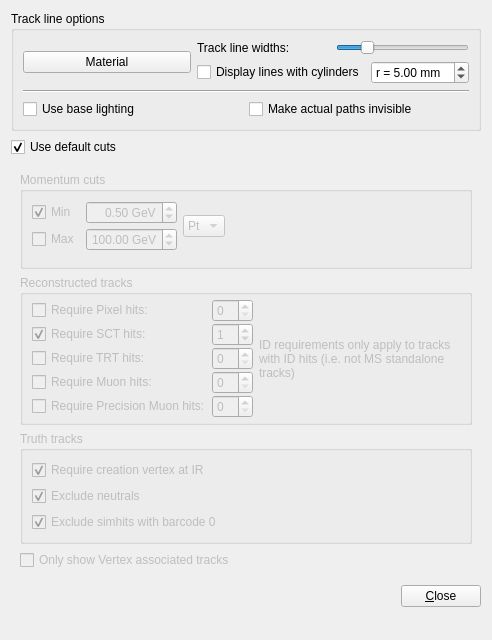
<?xml version="1.0" encoding="UTF-8"?>
<ui version="4.0">
 <class>TrackCollectionSettingsForm</class>
 <widget class="QWidget" name="TrackCollectionSettingsForm">
  <property name="geometry">
   <rect>
    <x>0</x>
    <y>0</y>
    <width>492</width>
    <height>640</height>
   </rect>
  </property>
  <property name="windowTitle">
   <string>Form</string>
  </property>
  <layout class="QVBoxLayout" name="verticalLayout_5">
   <item>
    <widget class="QGroupBox" name="groupBox_4">
     <property name="title">
      <string>Track line options</string>
     </property>
     <property name="checkable">
      <bool>false</bool>
     </property>
     <layout class="QVBoxLayout" name="verticalLayout_3">
      <item>
       <layout class="QHBoxLayout" name="horizontalLayout_4">
        <item>
         <widget class="VP1MaterialButton" name="pushButton_matButton">
          <property name="text">
           <string>Material</string>
          </property>
         </widget>
        </item>
        <item>
         <layout class="QVBoxLayout" name="verticalLayout">
          <item>
           <layout class="QHBoxLayout" name="horizontalLayout_2">
            <item>
             <widget class="QLabel" name="label_4">
              <property name="text">
               <string>Track line widths:</string>
              </property>
             </widget>
            </item>
            <item>
             <widget class="QSlider" name="horizontalSlider_trackWidth">
              <property name="sizePolicy">
               <sizepolicy hsizetype="Preferred" vsizetype="Fixed">
                <horstretch>0</horstretch>
                <verstretch>0</verstretch>
               </sizepolicy>
              </property>
              <property name="minimumSize">
               <size>
                <width>100</width>
                <height>0</height>
               </size>
              </property>
              <property name="maximum">
               <number>100</number>
              </property>
              <property name="singleStep">
               <number>10</number>
              </property>
              <property name="value">
               <number>20</number>
              </property>
              <property name="orientation">
               <enum>Qt::Horizontal</enum>
              </property>
             </widget>
            </item>
           </layout>
          </item>
          <item>
           <layout class="QHBoxLayout" name="horizontalLayout">
            <item>
             <widget class="QCheckBox" name="checkBox_trackTubes">
              <property name="text">
               <string>Display lines with cylinders</string>
              </property>
             </widget>
            </item>
            <item>
             <widget class="QDoubleSpinBox" name="doubleSpinBox_trackTubesRadiusMM">
              <property name="prefix">
               <string>r = </string>
              </property>
              <property name="suffix">
               <string> mm</string>
              </property>
              <property name="minimum">
               <double>0.010000000000000</double>
              </property>
              <property name="value">
               <double>5.000000000000000</double>
              </property>
             </widget>
            </item>
           </layout>
          </item>
         </layout>
        </item>
       </layout>
      </item>
      <item>
       <widget class="Line" name="line">
        <property name="orientation">
         <enum>Qt::Horizontal</enum>
        </property>
       </widget>
      </item>
      <item>
       <layout class="QHBoxLayout" name="horizontalLayout_3">
        <item>
         <widget class="QCheckBox" name="checkBox_tracksUseBaseLightModel">
          <property name="toolTip">
           <string>Use a less advanced light model for the tracks. This might lead to more clearly visible tracks (but transparency will not be taken into account)</string>
          </property>
          <property name="text">
           <string>Use base lighting</string>
          </property>
         </widget>
        </item>
        <item>
         <widget class="QCheckBox" name="checkBox_hideactualpaths">
          <property name="toolTip">
           <string>Do not display the actual tracks. Projections and other track details (measurements, errors, ...) will still be shown.</string>
          </property>
          <property name="text">
           <string>Make actual paths invisible</string>
          </property>
         </widget>
        </item>
       </layout>
      </item>
     </layout>
    </widget>
   </item>
   <item>
    <widget class="QCheckBox" name="checkBox_defaultCuts">
     <property name="text">
      <string>Use default cuts</string>
     </property>
     <property name="checked">
      <bool>true</bool>
     </property>
    </widget>
   </item>
   <item>
    <widget class="QWidget" name="cuts" native="true">
     <property name="enabled">
      <bool>false</bool>
     </property>
     <layout class="QVBoxLayout" name="verticalLayout_4">
      <item>
       <widget class="QGroupBox" name="groupBox_cuts_momentum">
        <property name="title">
         <string>Momentum cuts</string>
        </property>
        <layout class="QVBoxLayout" name="verticalLayout_2">
         <item>
          <layout class="QHBoxLayout" name="horizontalLayout_5">
           <item>
            <layout class="QGridLayout" name="_5">
             <property name="verticalSpacing">
              <number>4</number>
             </property>
             <item row="0" column="0">
              <widget class="QCheckBox" name="checkBox_cut_minpt">
               <property name="text">
                <string>Min</string>
               </property>
               <property name="checked">
                <bool>true</bool>
               </property>
              </widget>
             </item>
             <item row="0" column="1">
              <widget class="QDoubleSpinBox" name="doubleSpinBox_cut_minpt_gev">
               <property name="alignment">
                <set>Qt::AlignRight|Qt::AlignTrailing|Qt::AlignVCenter</set>
               </property>
               <property name="suffix">
                <string> GeV</string>
               </property>
               <property name="maximum">
                <double>999.990000000000009</double>
               </property>
               <property name="singleStep">
                <double>0.100000000000000</double>
               </property>
               <property name="value">
                <double>0.500000000000000</double>
               </property>
              </widget>
             </item>
             <item row="1" column="0">
              <widget class="QCheckBox" name="checkBox_cut_maxpt">
               <property name="text">
                <string>Max</string>
               </property>
              </widget>
             </item>
             <item row="1" column="1">
              <widget class="QDoubleSpinBox" name="doubleSpinBox_cut_maxpt_gev">
               <property name="alignment">
                <set>Qt::AlignRight|Qt::AlignTrailing|Qt::AlignVCenter</set>
               </property>
               <property name="suffix">
                <string> GeV</string>
               </property>
               <property name="maximum">
                <double>999.990000000000009</double>
               </property>
               <property name="singleStep">
                <double>0.100000000000000</double>
               </property>
               <property name="value">
                <double>100.000000000000000</double>
               </property>
              </widget>
             </item>
            </layout>
           </item>
           <item>
            <widget class="QComboBox" name="comboBox_momtype">
             <item>
              <property name="text">
               <string>Pt</string>
              </property>
             </item>
             <item>
              <property name="text">
               <string>P</string>
              </property>
             </item>
            </widget>
           </item>
           <item>
            <spacer name="horizontalSpacer">
             <property name="orientation">
              <enum>Qt::Horizontal</enum>
             </property>
             <property name="sizeHint" stdset="0">
              <size>
               <width>13</width>
               <height>20</height>
              </size>
             </property>
            </spacer>
           </item>
          </layout>
         </item>
         <item>
          <widget class="VP1EtaPhiCutWidget" name="etaPhiCutWidget" native="true"/>
         </item>
        </layout>
       </widget>
      </item>
      <item>
       <widget class="QGroupBox" name="groupBox_cuts_reconstructed">
        <property name="title">
         <string>Reconstructed tracks</string>
        </property>
        <layout class="QHBoxLayout" name="horizontalLayout_6">
         <property name="topMargin">
          <number>4</number>
         </property>
         <property name="rightMargin">
          <number>7</number>
         </property>
         <property name="bottomMargin">
          <number>4</number>
         </property>
         <item>
          <layout class="QGridLayout" name="gridLayout_lala">
           <property name="spacing">
            <number>1</number>
           </property>
           <item row="1" column="0">
            <widget class="QCheckBox" name="checkBox_cut_nhits_pixel">
             <property name="toolTip">
              <string>Hide tracks without this many pixel hits. Only applies to tracks with ID information.</string>
             </property>
             <property name="text">
              <string>Require Pixel hits:</string>
             </property>
            </widget>
           </item>
           <item row="1" column="1">
            <widget class="QSpinBox" name="spinBox_cut_nhits_pixel"/>
           </item>
           <item row="2" column="0">
            <widget class="QCheckBox" name="checkBox_cut_nhits_sct">
             <property name="toolTip">
              <string>Hide tracks without this many SCT hits. Only applies to tracks with ID information.</string>
             </property>
             <property name="text">
              <string>Require SCT hits:</string>
             </property>
             <property name="checked">
              <bool>true</bool>
             </property>
            </widget>
           </item>
           <item row="2" column="1">
            <widget class="QSpinBox" name="spinBox_cut_nhits_sct">
             <property name="value">
              <number>1</number>
             </property>
            </widget>
           </item>
           <item row="3" column="0">
            <widget class="QCheckBox" name="checkBox_cut_nhits_trt">
             <property name="toolTip">
              <string>Hide tracks without this many TRT hits. Only applies to tracks with ID information.</string>
             </property>
             <property name="text">
              <string>Require TRT hits:</string>
             </property>
            </widget>
           </item>
           <item row="4" column="1">
            <widget class="QSpinBox" name="spinBox_cut_nhits_muon"/>
           </item>
           <item row="3" column="1">
            <widget class="QSpinBox" name="spinBox_cut_nhits_trt"/>
           </item>
           <item row="4" column="0">
            <widget class="QCheckBox" name="checkBox_cut_nhits_muon">
             <property name="text">
              <string>Require Muon hits:</string>
             </property>
            </widget>
           </item>
           <item row="5" column="0">
            <widget class="QCheckBox" name="checkBox_cut_nprecisionhits_muon">
             <property name="text">
              <string>Require Precision Muon hits:</string>
             </property>
            </widget>
           </item>
           <item row="5" column="1">
            <widget class="QSpinBox" name="spinBox_cut_nprecisionhits_muon"/>
           </item>
          </layout>
         </item>
         <item>
          <widget class="QLabel" name="label">
           <property name="autoFillBackground">
            <bool>false</bool>
           </property>
           <property name="text">
            <string>ID requirements only apply to tracks with ID hits (i.e. not MS standalone tracks)</string>
           </property>
           <property name="wordWrap">
            <bool>true</bool>
           </property>
          </widget>
         </item>
         <item>
          <spacer name="horizontalSpacer_2">
           <property name="orientation">
            <enum>Qt::Horizontal</enum>
           </property>
           <property name="sizeHint" stdset="0">
            <size>
             <width>14</width>
             <height>20</height>
            </size>
           </property>
          </spacer>
         </item>
        </layout>
       </widget>
      </item>
      <item>
       <widget class="QGroupBox" name="groupBox_cuts_truth_tracks">
        <property name="title">
         <string>Truth tracks</string>
        </property>
        <layout class="QHBoxLayout" name="_3">
         <item>
          <layout class="QVBoxLayout" name="_4">
           <item>
            <widget class="QCheckBox" name="checkBox_cut_truthtracks_creationvertexinIR">
             <property name="toolTip">
              <string>&lt;html&gt;&lt;head&gt;&lt;meta name=&quot;qrichtext&quot; content=&quot;1&quot; /&gt;&lt;style type=&quot;text/css&quot;&gt;
p, li { white-space: pre-wrap; }
&lt;/style&gt;&lt;/head&gt;&lt;body style=&quot; font-family:'Sans Serif'; font-size:9pt; font-weight:400; font-style:normal;&quot;&gt;
&lt;p style=&quot; margin-top:0px; margin-bottom:0px; margin-left:0px; margin-right:0px; -qt-block-indent:0; text-indent:0px;&quot;&gt;Secondaries are particles based solely on simhits, or particles with a creation vertex outside the interaction region (|r|&amp;lt;2.8cm, |z|&amp;lt;50cm).&lt;/p&gt;&lt;/body&gt;&lt;/html&gt;</string>
             </property>
             <property name="text">
              <string>Require creation vertex at IR</string>
             </property>
             <property name="checked">
              <bool>true</bool>
             </property>
            </widget>
           </item>
           <item>
            <widget class="QCheckBox" name="checkBox_cut_truthtracks_excludeneutrals">
             <property name="text">
              <string>Exclude neutrals</string>
             </property>
             <property name="checked">
              <bool>true</bool>
             </property>
            </widget>
           </item>
           <item>
            <widget class="QCheckBox" name="checkBox_cut_truthtracks_excludebarcode0">
             <property name="toolTip">
              <string>&lt;html&gt;&lt;head&gt;&lt;meta name=&quot;qrichtext&quot; content=&quot;1&quot; /&gt;&lt;style type=&quot;text/css&quot;&gt;
p, li { white-space: pre-wrap; }
&lt;/style&gt;&lt;/head&gt;&lt;body style=&quot; font-family:'Sans Serif'; font-size:9pt; font-weight:400; font-style:normal;&quot;&gt;
&lt;p style=&quot; margin-top:0px; margin-bottom:0px; margin-left:0px; margin-right:0px; -qt-block-indent:0; text-indent:0px;&quot;&gt;Some simhits will be due to secondary particles without an entry in an HepMC record. Such simhits will be marked as coming from a particle with barcode=0.&lt;/p&gt;&lt;/body&gt;&lt;/html&gt;</string>
             </property>
             <property name="text">
              <string>Exclude simhits with barcode 0</string>
             </property>
             <property name="checked">
              <bool>true</bool>
             </property>
            </widget>
           </item>
          </layout>
         </item>
         <item>
          <spacer>
           <property name="orientation">
            <enum>Qt::Horizontal</enum>
           </property>
           <property name="sizeType">
            <enum>QSizePolicy::Preferred</enum>
           </property>
           <property name="sizeHint" stdset="0">
            <size>
             <width>1</width>
             <height>20</height>
            </size>
           </property>
          </spacer>
         </item>
        </layout>
       </widget>
      </item>
      <item>
       <widget class="QCheckBox" name="checkBox_vertexAssociated">
        <property name="enabled">
         <bool>false</bool>
        </property>
        <property name="toolTip">
         <string>The vertex system must be enabled for this to be usable.</string>
        </property>
        <property name="text">
         <string>Only show Vertex associated tracks</string>
        </property>
        <property name="checked">
         <bool>false</bool>
        </property>
       </widget>
      </item>
     </layout>
    </widget>
   </item>
   <item>
    <layout class="QHBoxLayout" name="_2">
     <item>
      <spacer>
       <property name="orientation">
        <enum>Qt::Horizontal</enum>
       </property>
       <property name="sizeHint" stdset="0">
        <size>
         <width>40</width>
         <height>20</height>
        </size>
       </property>
      </spacer>
     </item>
     <item>
      <widget class="QPushButton" name="pushButton_close">
       <property name="text">
        <string>&amp;Close</string>
       </property>
      </widget>
     </item>
    </layout>
   </item>
   <item>
    <spacer name="verticalSpacer">
     <property name="orientation">
      <enum>Qt::Vertical</enum>
     </property>
     <property name="sizeHint" stdset="0">
      <size>
       <width>20</width>
       <height>40</height>
      </size>
     </property>
    </spacer>
   </item>
  </layout>
 </widget>
 <customwidgets>
  <customwidget>
   <class>VP1MaterialButton</class>
   <extends>QPushButton</extends>
   <header>VP1Base/VP1MaterialButton.h</header>
  </customwidget>
  <customwidget>
   <class>VP1EtaPhiCutWidget</class>
   <extends>QWidget</extends>
   <header>VP1Base/VP1EtaPhiCutWidget.h</header>
   <container>1</container>
  </customwidget>
 </customwidgets>
 <resources/>
 <connections>
  <connection>
   <sender>checkBox_defaultCuts</sender>
   <signal>toggled(bool)</signal>
   <receiver>cuts</receiver>
   <slot>setDisabled(bool)</slot>
   <hints>
    <hint type="sourcelabel">
     <x>214</x>
     <y>149</y>
    </hint>
    <hint type="destinationlabel">
     <x>214</x>
     <y>358</y>
    </hint>
   </hints>
  </connection>
 </connections>
</ui>
